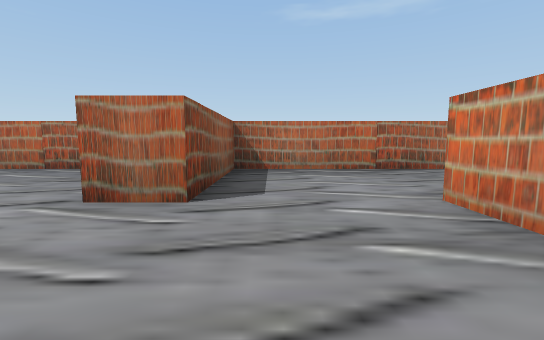
View 1 (above)

19 first-person views from a walk through a scene from a Unity 3-D project. The camera is 0.58 m above the floor, tilts 6° down and sees 90° across. The floor is counted in squares, 1 m on a side. Each view is taken from the middle of a square. On the plan, view 1 faces up. The plan holds only what a view shows up to about 9 squares ahead; the rest is blank. The place goes on beyond the plan. The player is left out.

View 2
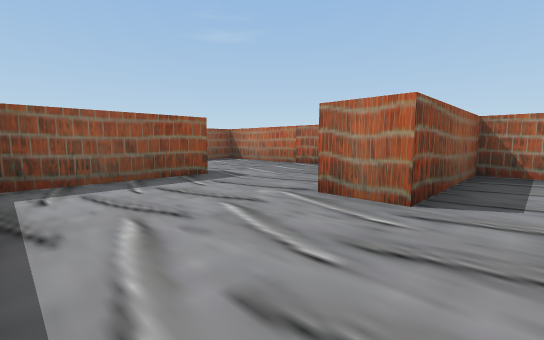

View 3
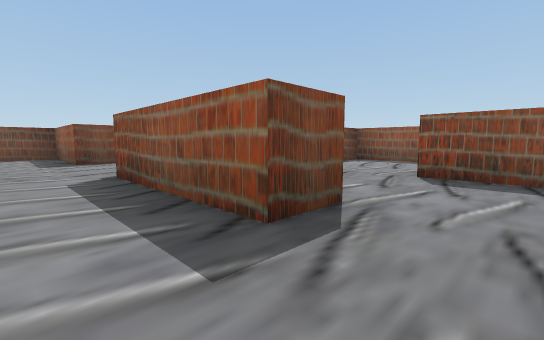

View 4
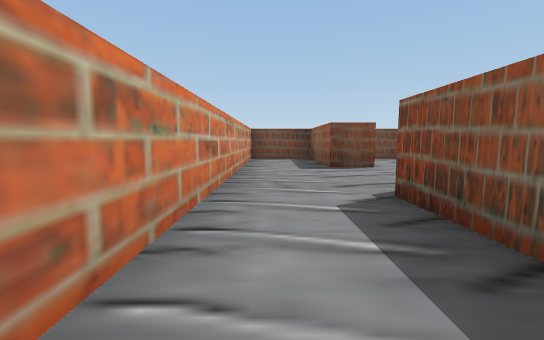

View 5
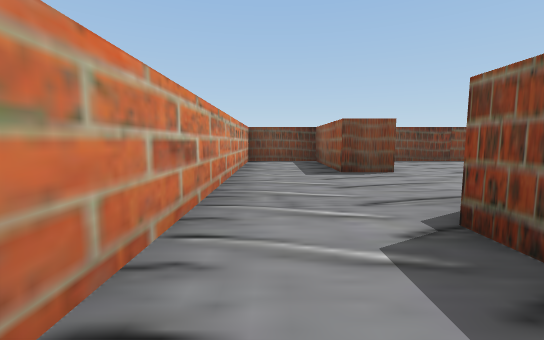

View 6
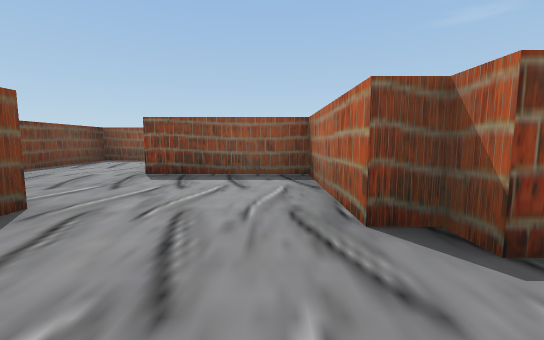

View 7
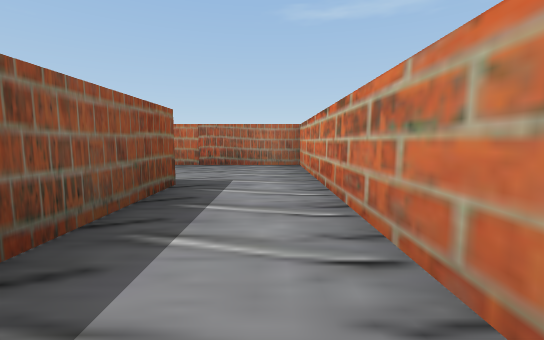

View 8
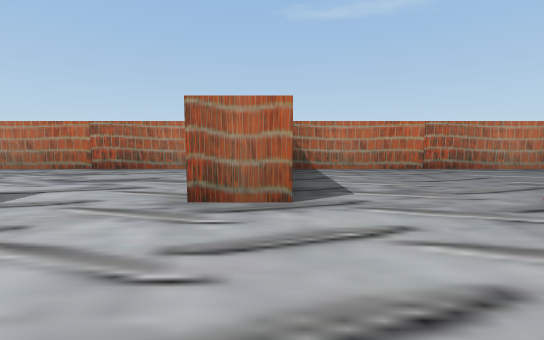

View 9
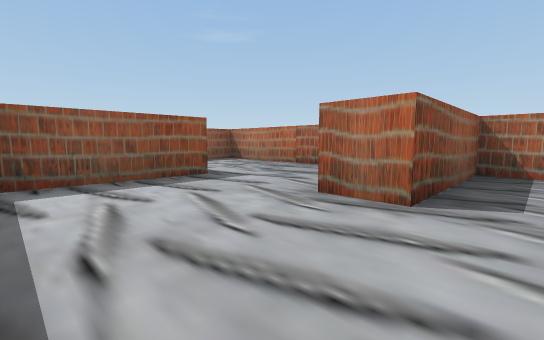

View 10
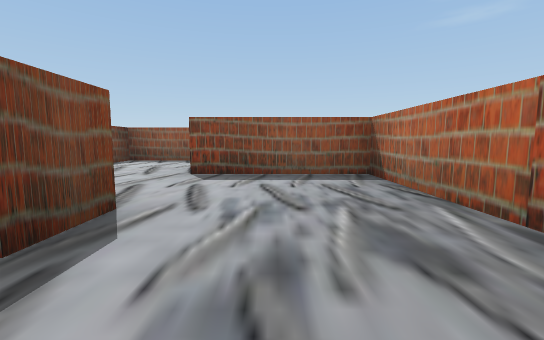

View 11
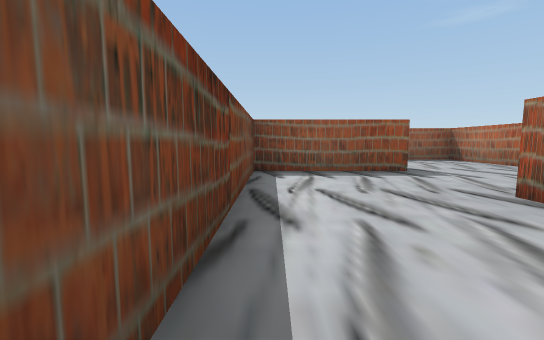

View 12
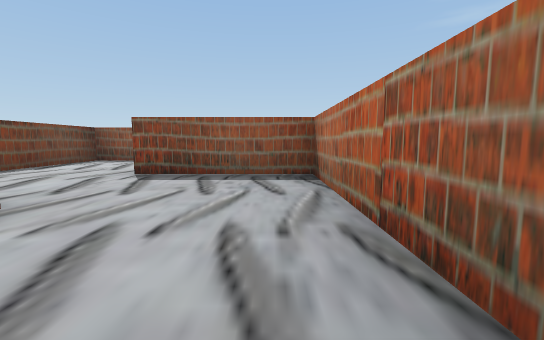

View 13
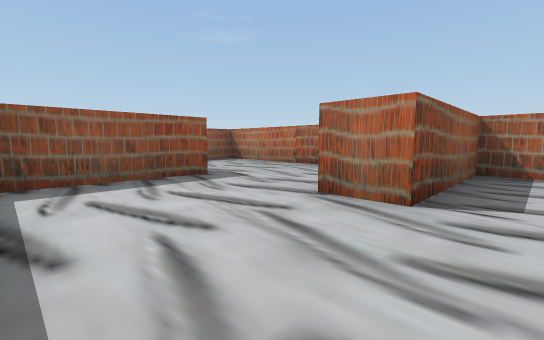

View 14
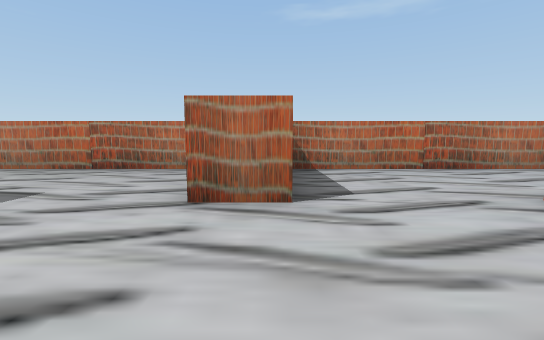

View 15
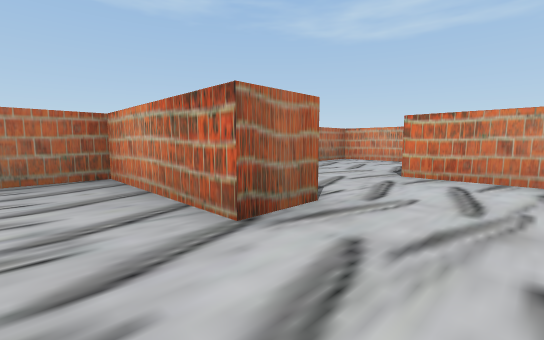

View 16
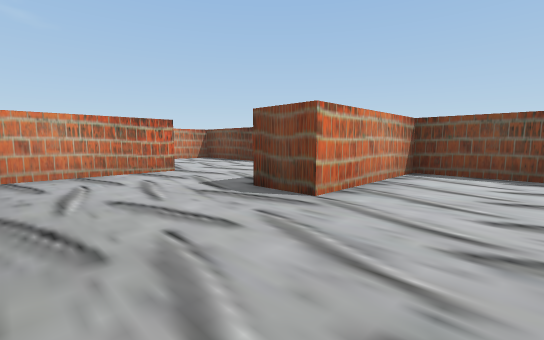

View 17
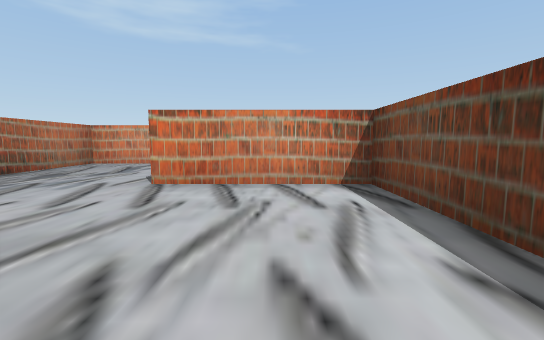

View 18
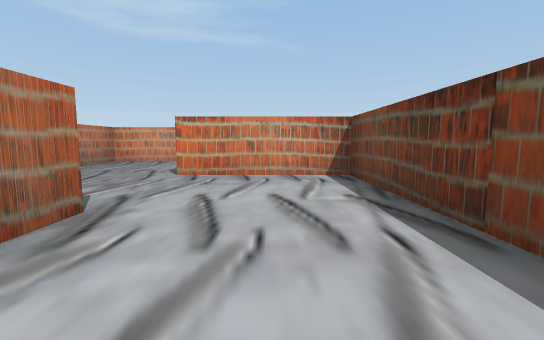

View 19
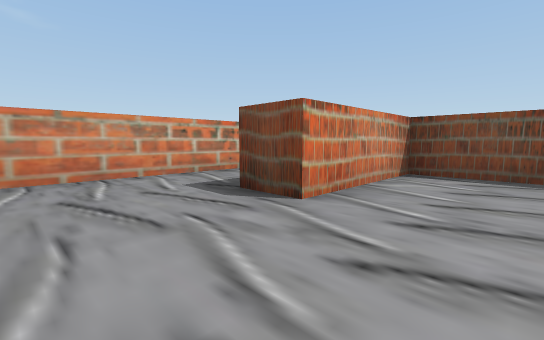

### Floor plan
Points are (right, up) in squares from view 1. A wall is a line through its corners. A room is listed if a view was taken in it or the views show most of it. See-through windows are left out.
Room 1 (views 1, 2, 3, 4, 5, 6, 7, 8, 9, 10, 11, 12, 13, 14, 15, 16, 17, 18, 19)
walls: (-8.8, -0.4) (-5.3, -0.4) (-5.3, 2.8); (-8.8, 4.1) (-8.8, 5.7) (-14.8, 5.7) (-14.8, 2.5); (-4.3, 2.8) (-4.3, -0.4) (-3.4, -0.4); (-15.8, 3.9) (-15.8, 5.7) (-21.8, 5.7) (-21.8, 2.6) (-22.8, 2.6) (-22.8, 5.7) (-28.1, 5.7); (-18.3, 2.8) (-18.3, -0.4) (-12.3, -0.4) (-12.3, 2.7) (-11.3, 2.7) (-11.3, -0.1); (-1.8, 3.9) (-1.8, 5.7) (-7.8, 5.7) (-7.8, 2.6) (-8.9, 2.6); (-19.3, 0.8) (-19.3, 2.8); (-2.5, -7.1) (1.7, -7.1) (1.7, -4.1) (2.7, -4.1) (2.7, -7.1) (4.7, -7.1) (4.7, 5.7) (-0.8, 5.7) (-0.8, 2.6) (-1.9, 2.6); (1.7, 1.6) (1.7, 2.7) (2.7, 2.7) (2.7, -0.8) (2.2, -0.8) (2.2, -1.4) (-0.8, -1.4) (-0.8, -4.2); (-28.1, -0.4) (-26.3, -0.4) (-26.3, 2.7) (-25.3, 2.7) (-25.3, -0.4) (-20.5, -0.4)
ways out: opening at (-1.5, -5.5)

Where each view was taken, in squares from view 1:
view 1: 0 up, 0 right, facing up
view 2: 0 up, 0 right, facing up-left
view 3: 4 up, 4 right, facing down-left
view 4: 2 up, 4 right, facing down
view 5: 1 up, 4 right, facing down
view 6: 2 down, 4 right, facing left
view 7: 1 down, 4 right, facing up
view 8: 0 up, 8 left, facing up
view 9: 0 up, 7 left, facing up-left
view 10: 4 up, 10 left, facing left
view 11: 0 up, 13 left, facing left
view 12: 5 up, 17 left, facing left
view 13: 0 up, 21 left, facing up-left
view 14: 0 up, 22 left, facing up
view 15: 1 up, 24 left, facing up-right
view 16: 5 up, 28 left, facing down-right
view 17: 1 up, 16 left, facing right
view 18: 1 up, 10 left, facing right
view 19: 2 down, 0 right, facing down-right
